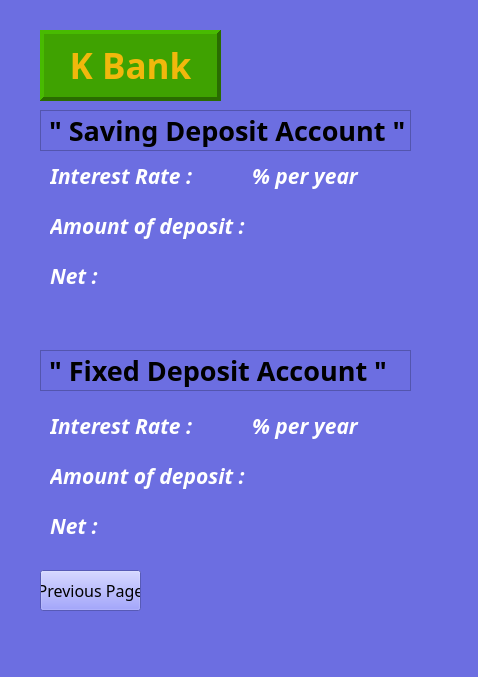
<?xml version="1.0" encoding="UTF-8"?>
<ui version="4.0">
 <class>KWindow</class>
 <widget class="QMainWindow" name="KWindow">
  <property name="geometry">
   <rect>
    <x>0</x>
    <y>0</y>
    <width>478</width>
    <height>677</height>
   </rect>
  </property>
  <property name="windowTitle">
   <string>MainWindow</string>
  </property>
  <property name="styleSheet">
   <string notr="true">background-color: rgb(108, 110, 225);</string>
  </property>
  <widget class="QWidget" name="centralwidget">
   <widget class="QLabel" name="label">
    <property name="geometry">
     <rect>
      <x>40</x>
      <y>30</y>
      <width>181</width>
      <height>71</height>
     </rect>
    </property>
    <property name="font">
     <font>
      <family>Tw Cen MT</family>
      <pointsize>26</pointsize>
      <weight>75</weight>
      <bold>true</bold>
     </font>
    </property>
    <property name="styleSheet">
     <string notr="true">background-color: rgb(63, 162, 1);
color: rgb(241, 184, 12);</string>
    </property>
    <property name="frameShape">
     <enum>QFrame::Panel</enum>
    </property>
    <property name="frameShadow">
     <enum>QFrame::Raised</enum>
    </property>
    <property name="lineWidth">
     <number>4</number>
    </property>
    <property name="midLineWidth">
     <number>1</number>
    </property>
    <property name="text">
     <string>K Bank</string>
    </property>
    <property name="alignment">
     <set>Qt::AlignCenter</set>
    </property>
   </widget>
   <widget class="QLabel" name="label_5">
    <property name="geometry">
     <rect>
      <x>50</x>
      <y>210</y>
      <width>351</width>
      <height>31</height>
     </rect>
    </property>
    <property name="font">
     <font>
      <family>Tw Cen MT</family>
      <pointsize>16</pointsize>
      <weight>75</weight>
      <italic>true</italic>
      <bold>true</bold>
     </font>
    </property>
    <property name="styleSheet">
     <string notr="true">color: rgb(255, 255, 255);</string>
    </property>
    <property name="text">
     <string>Amount of deposit : </string>
    </property>
   </widget>
   <widget class="QLabel" name="label_9">
    <property name="geometry">
     <rect>
      <x>50</x>
      <y>510</y>
      <width>361</width>
      <height>31</height>
     </rect>
    </property>
    <property name="font">
     <font>
      <family>Tw Cen MT</family>
      <pointsize>16</pointsize>
      <weight>75</weight>
      <italic>true</italic>
      <bold>true</bold>
     </font>
    </property>
    <property name="styleSheet">
     <string notr="true">color: rgb(255, 255, 255);</string>
    </property>
    <property name="text">
     <string>Net : </string>
    </property>
   </widget>
   <widget class="QLabel" name="label_6">
    <property name="geometry">
     <rect>
      <x>50</x>
      <y>260</y>
      <width>351</width>
      <height>31</height>
     </rect>
    </property>
    <property name="font">
     <font>
      <family>Tw Cen MT</family>
      <pointsize>16</pointsize>
      <weight>75</weight>
      <italic>true</italic>
      <bold>true</bold>
     </font>
    </property>
    <property name="styleSheet">
     <string notr="true">color: rgb(255, 255, 255);</string>
    </property>
    <property name="text">
     <string>Net : </string>
    </property>
   </widget>
   <widget class="QLabel" name="label_4">
    <property name="geometry">
     <rect>
      <x>50</x>
      <y>160</y>
      <width>351</width>
      <height>31</height>
     </rect>
    </property>
    <property name="font">
     <font>
      <family>Tw Cen MT</family>
      <pointsize>16</pointsize>
      <weight>75</weight>
      <italic>true</italic>
      <bold>true</bold>
     </font>
    </property>
    <property name="styleSheet">
     <string notr="true">color: rgb(255, 255, 255);</string>
    </property>
    <property name="text">
     <string>Interest Rate :           % per year</string>
    </property>
   </widget>
   <widget class="QLabel" name="label_8">
    <property name="geometry">
     <rect>
      <x>50</x>
      <y>410</y>
      <width>361</width>
      <height>31</height>
     </rect>
    </property>
    <property name="font">
     <font>
      <family>Tw Cen MT</family>
      <pointsize>16</pointsize>
      <weight>75</weight>
      <italic>true</italic>
      <bold>true</bold>
     </font>
    </property>
    <property name="styleSheet">
     <string notr="true">color: rgb(255, 255, 255);</string>
    </property>
    <property name="text">
     <string>Interest Rate :           % per year</string>
    </property>
   </widget>
   <widget class="QLabel" name="label_3">
    <property name="geometry">
     <rect>
      <x>40</x>
      <y>350</y>
      <width>371</width>
      <height>41</height>
     </rect>
    </property>
    <property name="font">
     <font>
      <family>Tw Cen MT</family>
      <pointsize>20</pointsize>
      <weight>75</weight>
      <bold>true</bold>
     </font>
    </property>
    <property name="frameShape">
     <enum>QFrame::StyledPanel</enum>
    </property>
    <property name="lineWidth">
     <number>5</number>
    </property>
    <property name="midLineWidth">
     <number>6</number>
    </property>
    <property name="text">
     <string>&quot; Fixed Deposit Account &quot;</string>
    </property>
   </widget>
   <widget class="QLabel" name="label_7">
    <property name="geometry">
     <rect>
      <x>50</x>
      <y>460</y>
      <width>361</width>
      <height>31</height>
     </rect>
    </property>
    <property name="font">
     <font>
      <family>Tw Cen MT</family>
      <pointsize>16</pointsize>
      <weight>75</weight>
      <italic>true</italic>
      <bold>true</bold>
     </font>
    </property>
    <property name="styleSheet">
     <string notr="true">color: rgb(255, 255, 255);</string>
    </property>
    <property name="text">
     <string>Amount of deposit : </string>
    </property>
   </widget>
   <widget class="QLabel" name="label_2">
    <property name="geometry">
     <rect>
      <x>40</x>
      <y>110</y>
      <width>371</width>
      <height>41</height>
     </rect>
    </property>
    <property name="font">
     <font>
      <family>Tw Cen MT</family>
      <pointsize>20</pointsize>
      <weight>75</weight>
      <bold>true</bold>
     </font>
    </property>
    <property name="frameShape">
     <enum>QFrame::StyledPanel</enum>
    </property>
    <property name="frameShadow">
     <enum>QFrame::Sunken</enum>
    </property>
    <property name="lineWidth">
     <number>5</number>
    </property>
    <property name="midLineWidth">
     <number>6</number>
    </property>
    <property name="text">
     <string>&quot; Saving Deposit Account &quot;</string>
    </property>
   </widget>
   <widget class="QLabel" name="label_10">
    <property name="geometry">
     <rect>
      <x>50</x>
      <y>540</y>
      <width>401</width>
      <height>21</height>
     </rect>
    </property>
    <property name="font">
     <font>
      <family>Tw Cen MT</family>
      <pointsize>13</pointsize>
     </font>
    </property>
    <property name="styleSheet">
     <string notr="true">color: rgb(255, 0, 0);
color: rgb(223, 0, 0);</string>
    </property>
    <property name="text">
     <string/>
    </property>
   </widget>
   <widget class="QPushButton" name="PreviousPage_Button">
    <property name="geometry">
     <rect>
      <x>40</x>
      <y>570</y>
      <width>101</width>
      <height>41</height>
     </rect>
    </property>
    <property name="font">
     <font>
      <family>Tw Cen MT</family>
      <pointsize>12</pointsize>
     </font>
    </property>
    <property name="styleSheet">
     <string notr="true">background-color: rgb(122, 126, 255);</string>
    </property>
    <property name="text">
     <string>Previous Page</string>
    </property>
   </widget>
  </widget>
  <widget class="QMenuBar" name="menubar">
   <property name="geometry">
    <rect>
     <x>0</x>
     <y>0</y>
     <width>478</width>
     <height>21</height>
    </rect>
   </property>
  </widget>
  <widget class="QStatusBar" name="statusbar"/>
 </widget>
 <resources/>
 <connections/>
</ui>
